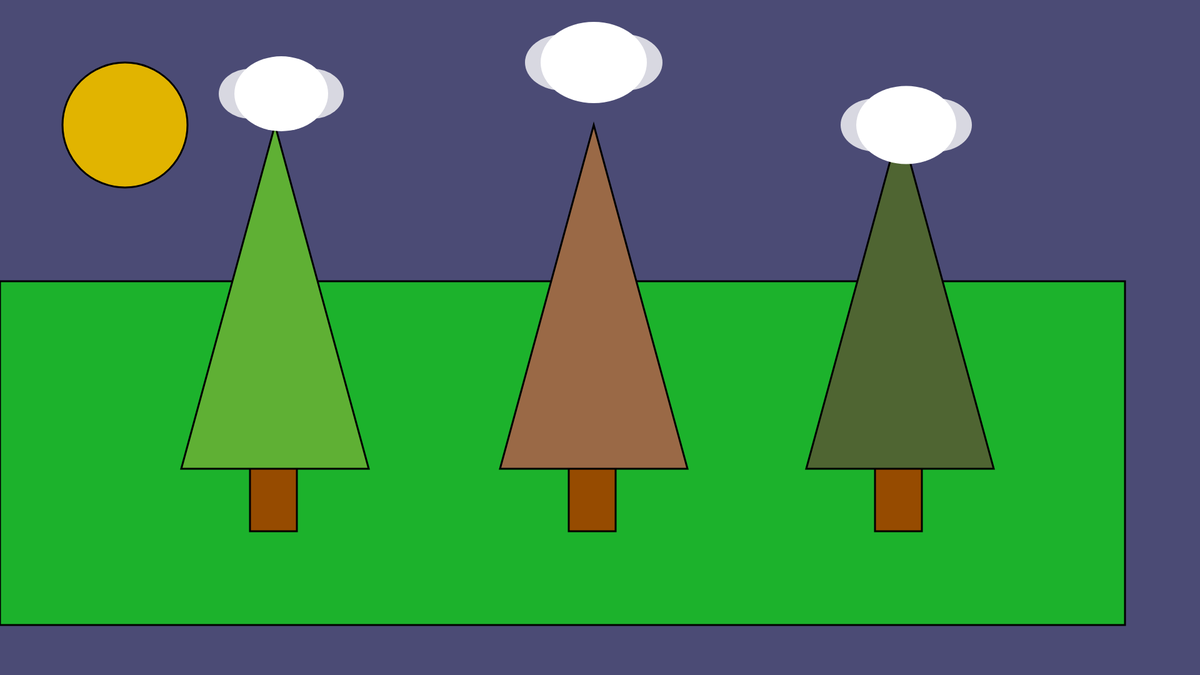
Frame 1 (no input)
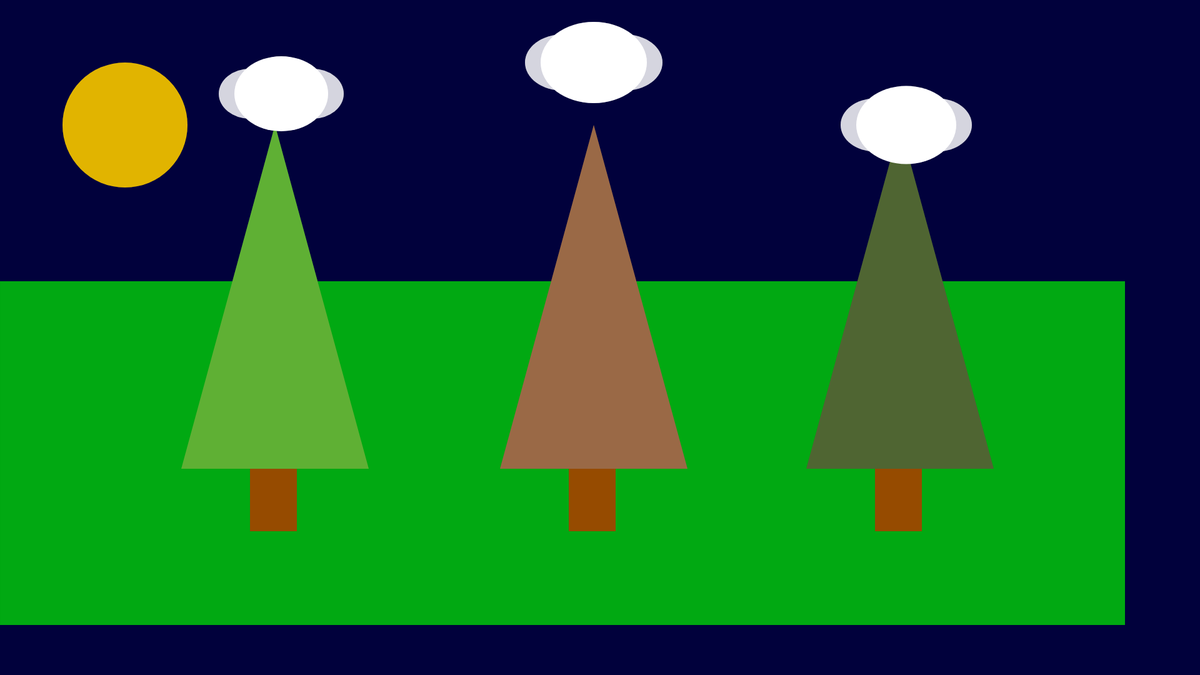
Frame 60 (no input)
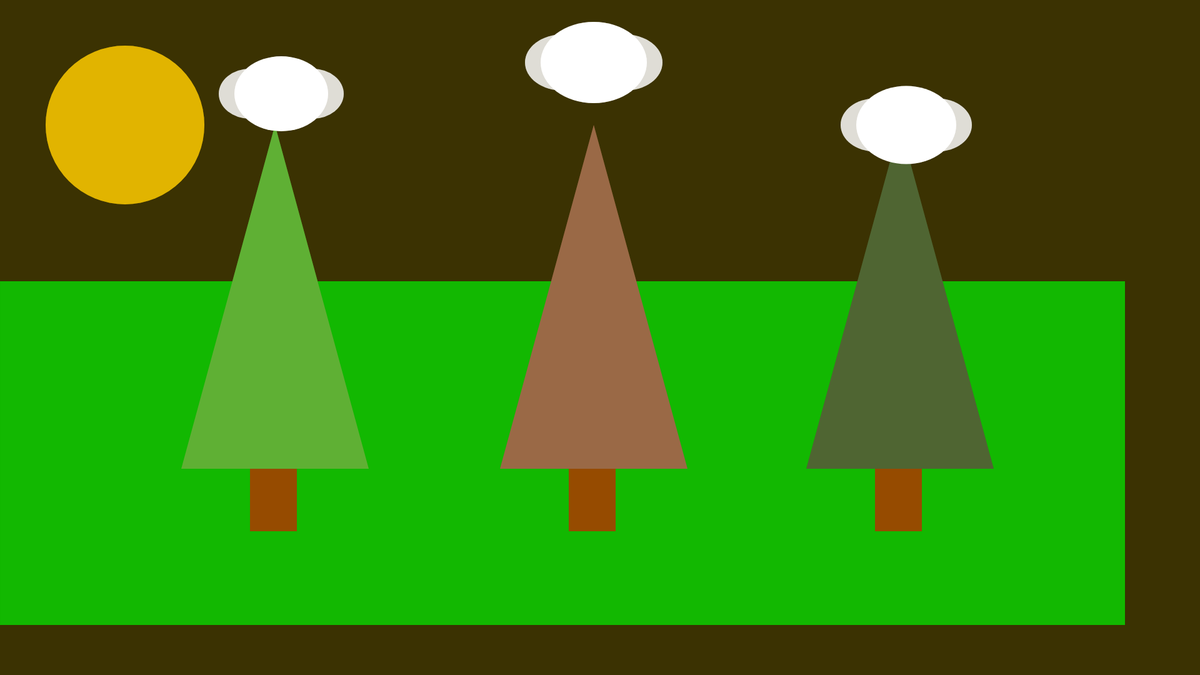
Frame 120 (the mouse pressed at the canvas centre since frame 60)

The p5.js sketch that drew these frames (run headless with seeded random() and noise() and a simulated clock; from frame 60 on, the mouse is pressed at the canvas centre):

// p5.js sketch
// ── sketch.js
//  Adit V
// Sunny day
//this semester, im not exactly sure what theme or concept i want to follow, i think the nature/seasons concept is pretty interesting and i might stick with that.
//the code showcases some trees on a sunny day with a couple of clouds
//press either "Q" or "q" to move the sun from left to right
//move your mouse down to increase the size of the sun

//if you hold the mouse button down it makes a smooth transition from night to sunset color background

//DECLARING VARIABLES FOR THE COLORS 
let r = 0;
let g =0;
let b = 60;

// Making variables for the X and Y position of the sun so i can use a function with the sun
let sunx=200
let suny=200  

//setting a variable sunspeed
let sunSpeed = 1.1  ;

let movingRight = false; // Track sun movement

//i need to put tree color outside of draw otherwsie it flickers and its going to give me epilepsy
let  treeColor1,treeColor2, treeColor3 
function setup(){
  createCanvas(1920,1080);


  // have to do inside setup otherwise p5.js does not see the values
  treeColor1 = color(random(40, 200), random(80, 200), random(40, 80));
  treeColor2 = color(random(40, 200), random(80, 200), random(40, 80));
  treeColor3 = color(random(40, 200), random(80, 200), random(40, 80));
}

function draw() 
  {
    
 let sunSize = 200 + mouseY / 10;//this changes the size of the sun based on the y position of the mouse

  //background colour is going to be blue for sky
  background(r,g,b,180);

  //sun
  strokeWeight(3)
  fill(225,180,0);
  ellipse(sunx,suny,sunSize, sunSize);
  
  //lawn or patch of grass
  fill(0,240,0,160);
  quad(0,450,1800,450,1800,1000,0,1000);
  
  fill(150,75,0)//tree in middle
  rect(910,350,75,500);
  fill(treeColor1);
  triangle(800, 750, 1100, 750, 950, 200);
  
  
  //tree on left
  fill(150,75,0)
  rect(400,350,75,500);
  fill(treeColor2);
  triangle(290, 750, 590, 750, 440, 200);
  //tree on right
  fill(150,75,0)
  rect(1400,350,75,500);
  fill(treeColor3);
  triangle(1290, 750, 1590, 750, 1440, 200);
  
  //cloud
  fill(255,255,255,200)
  noStroke();
  ellipse(400,150,100,80)
  ellipse(500,150,100,80)
  fill(255,255,255)
  ellipse(450,150,150,120)
  
  //cloud 2
  fill(255,255,255,200)
  ellipse(900,100,120,90)
  ellipse(1000,100,120,90)
  fill(255,255,255)
  ellipse(950,100,170,130)
  
  // Cloud 3
  fill(255,255,255,200)
  ellipse(1400,200,110,85)
  ellipse(1500,200,110,85)
  fill(255,255,255)
  ellipse(1450,200,160,125)
  if (mouseIsPressed) {  
    if (r < 190) r += 1;  // Increase red gradually to sunset
    if (g < 50) g += 1;   // Slightly increase green
    if (b > 0) b -= 1;    // Decrease blue gradually
  }

    // Prevent the color from going beyond sunset
 if (r > 255) r = 190;
 if (g > 50) g = 20;    // Stop green from exceeding 50 so less brown tinge
 if (b < 0) b = 0;
 

// Move sun if 'Q' is pressed
if (keyIsPressed && (key === 'q' || key === 'Q')) {
  movingRight = true; // Start moving right
}

// Move sun continuously if it's moving
if (movingRight) {
  sunx += sunSpeed;

  // Reverse direction when hitting boundaries
  if (sunx >= width - 400 || sunx <= 200) {
    sunSpeed *= -1;
  }
}

}


  
  
function keyPressed() {

    if (key === 'n' || key === 'N') { // Turn to night
      r = 10; g = 10; b = 40;
    }

//making a key press change tree colors
if (key === 't' || key === 'T') {
  treeColor1 = color(random(40, 200), random(80, 200), random(40, 80));
  treeColor2 = color(random(40, 200), random(80, 200), random(40, 80));
  treeColor3 = color(random(40, 200), random(80, 200), random(40, 80));

}
}
